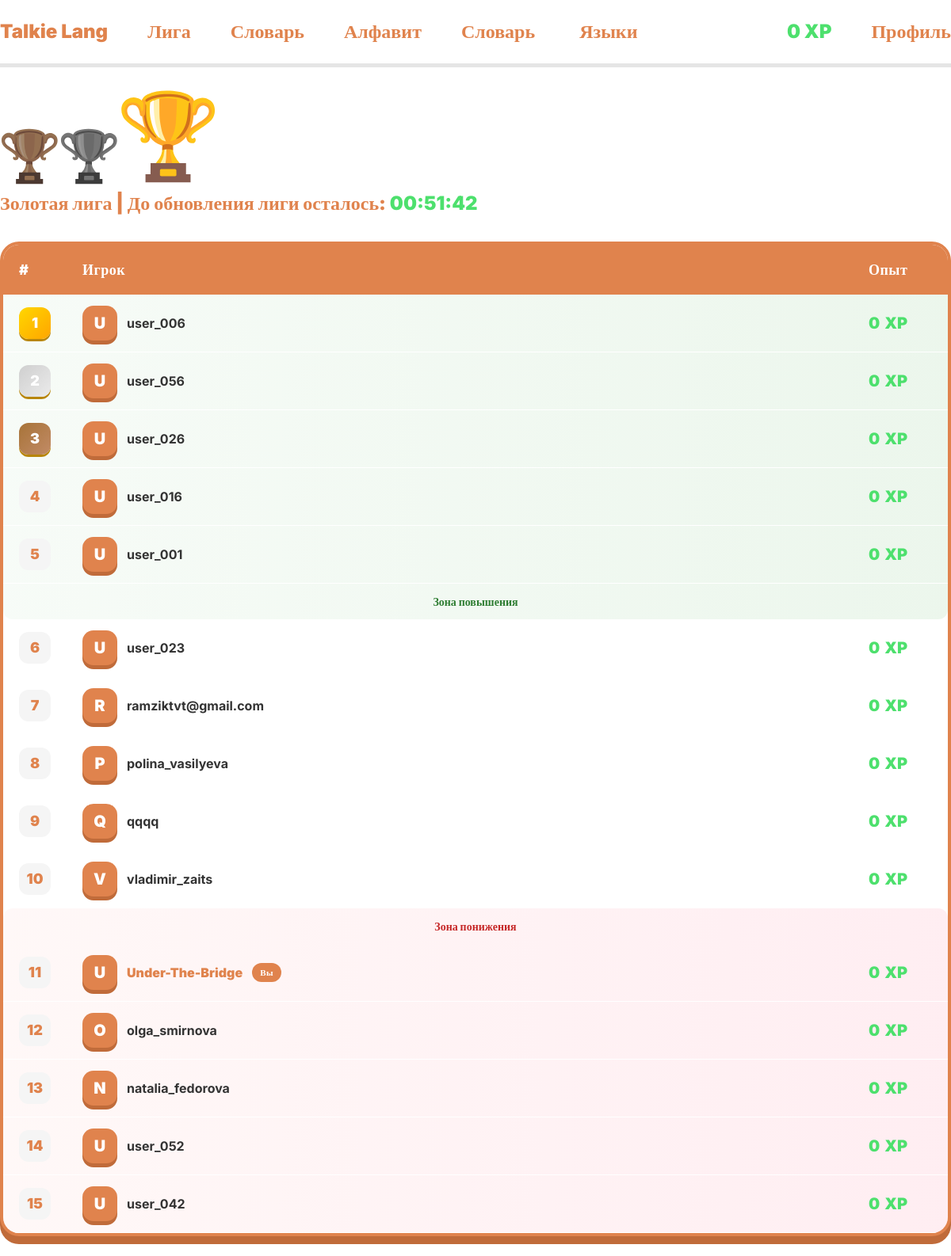
/league/index.php (signed in), run on the app's committed database.
### tables this page shows
CREATE TABLE `users` (
  `user_id` int NOT NULL,
  `user_login` text NOT NULL,
  `user_email` text NOT NULL,
  `user_password` text NOT NULL,
  `user_role` enum('user','admin') NOT NULL DEFAULT 'user',
  `user_weekly_xp` int NOT NULL DEFAULT '0',
  `user_league` int NOT NULL DEFAULT '1'
);

CREATE TABLE `leagues` (
  `league_id` int NOT NULL,
  `league_name` text NOT NULL
);

CREATE TABLE `league_users` (
  `id` int NOT NULL,
  `user_id` int NOT NULL,
  `weekly_league_id` varchar(12) NOT NULL
);

### connection-db.php (called while the page is built, shortened)
<?php
$conn = mysqli_connect("localhost","root","","Lang");
if(isset($_SESSION["id"])){
    $id = $_SESSION["id"];
    $user = mysqli_fetch_assoc(mysqli_query($conn, "select * from users join leagues on leagues.league_id = users.user_league where user_id = $id"));
}

### league/index.php (the view, shortened to what this page needs)
<?php
require "../connection-db.php";
$id = $_SESSION["id"];
$inLeague = false;
if (mysqli_num_rows(mysqli_query($conn, "SELECT * FROM `league_users` where user_id = $id")) != 0) {
    $inLeague = true;
    $league_id = mysqli_fetch_array(mysqli_query($conn, "SELECT * FROM `league_users` where user_id = $id"))[2];
    $sql = "select * from weekly_league join league_users on league_users.weekly_league_id = weekly_league.id join users on users.user_id = league_users.user_id where weekly_league.id = '$league_id'  ORDER BY users.user_weekly_xp DESC";
    $league = mysqli_fetch_all(mysqli_query($conn, $sql), MYSQLI_ASSOC);
}
?>
<!DOCTYPE html>
<html lang="en">
<?php include "../components/head.php"; ?>
<body>
    <?php include "../components/header.php"; ?>
    <main class="container">
        <?php if ($inLeague): ?>
            <div>
                <div class="d-flex align-items-end mb-2">
                    <img class="trophy copper <?= $user["league_name"] == 'Бронзавая лига' ? "active": ""?>" src="../assets/trophy-svgrepo-com.svg" alt="">
                    <img class="trophy silver <?= $user["league_name"] == 'Серебряная лига' ? "active": ""?>" src="../assets/trophy-svgrepo-com.svg" alt="">
                    <img class="trophy gold <?= $user["league_name"] == 'Золотая лига' ? "active": ""?>" src="../assets/trophy-svgrepo-com.svg" alt="">
                </div>
                <h4 style="color: var(--main-color); font-weight: 900;"><?= $user["league_name"] ?> | До обновления лиги осталось: <span class="timer" style="color: var(--green-color);"></span></h4>
            </div>
            <div class="league-table-wrapper">
                <table class="league-table">
                    <thead>
                        <tr>
                            <th>#</th>
                            <th>Игрок</th>
                            <th>Опыт</th>
                        </tr>
                    </thead>
                    <tbody>
                        <?php
                        $count = 0;
                        foreach ($league as $us):
                            $count++;
                            $rank = ($count == 1) ? 'top-rank' : (($count == 2) ? 'mid-rank' : (($count == 3) ? 'bottom-rank' : ''));
                            $row = ($count >= 1 && $count <= 5) ? 'green' : (($count > 10 && $count <= 15) ? 'red' : '');
                            ?>
                            <tr class="league-row <?=$row?>">
                                <td class="rank-cell">
                                    <span class="rank-number <?= $rank?>">
                                        <?= $count ?>
                                    </span>
                                </td>
                                <td class="player-cell">
                                    <div class="player-info">
                                        <div class="player-avatar">
                                            <?= strtoupper($us["user_login"][0]) ?>
                                        </div>
                                        <span class="player-name <?= ($us["user_id"] == $user["user_id"]) ? 'current-user-name' : '' ?> <?=$rank?>">
                                            <?= $us["user_login"] ?>
                                        </span>
                                        <?php if ($us["user_id"] == $user["user_id"]): ?>
                                            <span class="you-badge">Вы</span>
                                        <?php endif; ?>
                                    </div>
                                </td>
                                <td class="xp-cell">
                                    <div class="xp-display">
                                        <span class="xp-value"><?=$us["user_weekly_xp"] ?></span>
                                        <span class="xp-value">XP</span>
                                    </div>
                                </td>
                            </tr>
                            <?php if ($count == 5): ?>
                                <tr class="separator-row promotion-separator">
                                    <td colspan="3">
                                        <div class="zone-divider promotion">
                                            <span>Зона повышения</span>
                                        </div>
                                    </td>
                                </tr>
                            <?php endif; ?>
                            <?php if ($count == 10): ?>
                                <tr class="separator-row demotion-separator">
                                    <td colspan="3">
                                        <div class="zone-divider demotion">
                                            <span>Зона понижения</span>
                                        </div>
                                    </td>
                                </tr>
                            <?php endif; ?>
                        <?php endforeach; ?>
                    </tbody>
                </table>
            </div>
        <?php endif; ?>
    </main>
</body>
</html>

### components/header.php (shortened to what this page needs)
<header>
    <div class="nav-bar">
        <div>
            <div>
                <a class="header-btns" href="/?lang=<?= $_SESSION["lang"] ?>">Talkie Lang</a>
                <a class="header-btns" href="/league">Лига</a>
                <?php if (!isset($_SESSION["lang"])): ?>
                    <a class="header-btns" href="/dictionary">Словарь</a>
                <?php endif; ?>
                <a class="header-btns" href="/letters">Алфавит</a>
                <a class="header-btns" href="/dictionary">Словарь</a>
                <div class="dropdown">
                    <button class="header-btns" type="button" data-bs-toggle="dropdown" aria-expanded="false">
                        Языки
                    </button>
                </div>
            </div>
            <div>
                <?php if (!isset($_SESSION["id"])): ?>
                    <a class="header-btns" href="/auth/">Вход</a>
                    <a class="header-btns" href="/register/">Регистрация</a>
                <?php else: ?>
                    <p class="xp"><?= $user["user_weekly_xp"] ?> XP</p>
                    <a class="header-btns" href="/profile/">Профиль</a>
                <?php endif; ?>
            </div>
        </div>
    </div>
</header>

### css/style.css (style rules this page uses)
* { transition: 0.15s ease-out; }
:root { --main-color: #e0834d; --main-color-shadow: #c06b3a; --main-color-light: rgb(235, 155, 109); --green-color: #4de06d; --green-color-shadow: #2db64b; --red-color: #e0524d; --red-color-shadow: #b6362d; --bg-color: #0f0f0f; --bg-secondary: #1a1a1a; --gray-color: #a38a7a; --gray-color-light: #d3c2b6; }
body { font-family: inter; }
p { margin: 0; }
header { height: 85px; }
.nav-bar { width: 100%; position: fixed; height: 85px; display: flex; justify-content: center; align-items: center; box-sizing: border-box; border-bottom: 5px solid #e5e5e5; background-color: white; z-index: 10; }
.nav-bar>div { width: 1280px; display: flex; justify-content: space-between; align-items: center; }
.nav-bar>div div { display: flex; align-items: center; gap: 50px; }
.header-btns { transition: 0.2s ease-out; color: var(--main-color); text-decoration: none; font-weight: 900; font-size: 24px; border: none; background: none; }
.container { max-width: 1280px; display: flex; flex-direction: column; gap: 25px; padding-left: 0; padding-right: 0; }
main { padding: 25px 0; }
.xp { color: var(--green-color); text-decoration: none; font-weight: 900; font-size: 24px; }
.league-table-wrapper { background: white; border-radius: 24px; padding: 4px; box-shadow: 0 10px 0 var(--main-color-shadow); background: var(--main-color); overflow-x: auto; }
.league-table { width: 100%; border-collapse: collapse; border-radius: 20px; overflow: hidden; background: white; }
.league-table thead tr { background: var(--main-color); }
.league-table th { padding: 18px 20px; text-align: left; font-weight: 900; font-size: 18px; color: white; letter-spacing: 0.5px; }
.league-table th:first-child { width: 80px; }
.league-table th:last-child { width: 120px; }
.league-row td { padding: 14px 20px; vertical-align: middle; }
.rank-cell { font-weight: 900; }
.rank-number { display: inline-flex; align-items: center; justify-content: center; width: 40px; height: 40px; background: #f5f5f5; border-radius: 12px; font-size: 18px; font-weight: 900; color: var(--main-color); }
.rank-number.top-rank { background: linear-gradient(135deg, #FFD700, #FFA500); color: white; box-shadow: 0 3px 0 #b8860b; }
.rank-number.mid-rank { background: linear-gradient(135deg, #cfcfcf, #ebebeb); color: white; box-shadow: 0 3px 0 #b8860b; }
.rank-number.bottom-rank { background: linear-gradient(135deg, #a77338, #c28b66); color: white; box-shadow: 0 3px 0 #b8860b; }
.player-cell { padding: 10px 20px; }
.player-info { display: flex; align-items: center; gap: 12px; }
.player-avatar { width: 44px; height: 44px; background: var(--main-color); border-radius: 14px; display: flex; align-items: center; justify-content: center; font-weight: 900; font-size: 20px; color: white; box-shadow: 0 5px 0 var(--main-color-shadow); }
.player-name { font-weight: 700; font-size: 16px; color: #333; }
.current-user-name { color: var(--main-color); font-weight: 900; }
.you-badge { background: var(--main-color); color: white; padding: 4px 10px; border-radius: 20px; font-size: 11px; font-weight: 900; letter-spacing: 0.5px; }
.xp-cell { font-weight: 900; }
.xp-display { display: flex; align-items: baseline; gap: 6px; }
.xp-value { font-size: 20px; font-weight: 900; color: var(--green-color); }
.separator-row td { padding: 0; background: transparent; }
.zone-divider { text-align: center; padding: 12px 20px; font-weight: 900; font-size: 14px; }
.league-row { border-bottom: 1px solid #ffffff; transition: 0.15s ease-out; }
.league-row.green { background: linear-gradient(90deg, #e8f5e959, #c8e6c959); }
.league-row.red { background: linear-gradient(90deg, #ffebe959, #ffcdd959); }
.zone-divider.promotion { background: linear-gradient(90deg, #e8f5e959, #c8e6c959); color: #2e7d32; border-radius: 0 0 12px 12px; }
.zone-divider.demotion { background: linear-gradient(90deg, #ffebe959, #ffcdd959); color: #c62828; border-radius: 12px 12px 0 0; }
.trophy { transition: 0.25s ease-out; width: 75px; }
.trophy.gold { filter: brightness(0.6); }
.trophy.gold.active { filter: none; }
.trophy.active { width: 125px; }
.trophy.copper { filter: brightness(0.5) saturate(1.8) sepia(0.8) hue-rotate(-15deg); }
.trophy.silver { filter: grayscale(100%) brightness(0.6) contrast(1); }

### data on the page
users: user_weekly_xp "0", user_league.league_name "Золотая лига"
league_users: user.user_login "U", user.user_login "user_006", user.user_weekly_xp "0"
league_users: user.user_login "U", user.user_login "user_056", user.user_weekly_xp "0"
league_users: user.user_login "U", user.user_login "user_026", user.user_weekly_xp "0"
league_users: user.user_login "U", user.user_login "user_016", user.user_weekly_xp "0"
league_users: user.user_login "U", user.user_login "user_001", user.user_weekly_xp "0", shows "Зона повышения"
league_users: user.user_login "U", user.user_login "user_023", user.user_weekly_xp "0"
league_users: user.user_login "R", user.user_login "ramziktvt@gmail.com", user.user_weekly_xp "0"
league_users: user.user_login "P", user.user_login "polina_vasilyeva", user.user_weekly_xp "0"
league_users: user.user_login "Q", user.user_login "qqqq", user.user_weekly_xp "0"
league_users: user.user_login "V", user.user_login "vladimir_zaits", user.user_weekly_xp "0", shows "Зона понижения"
league_users: user.user_login "U", user.user_login "Under-The-Bridge", shows "Вы", user.user_weekly_xp "0"
league_users: user.user_login "O", user.user_login "olga_smirnova", user.user_weekly_xp "0"
league_users: user.user_login "N", user.user_login "natalia_fedorova", user.user_weekly_xp "0"
league_users: user.user_login "U", user.user_login "user_052", user.user_weekly_xp "0"
league_users: user.user_login "U", user.user_login "user_042", user.user_weekly_xp "0"
